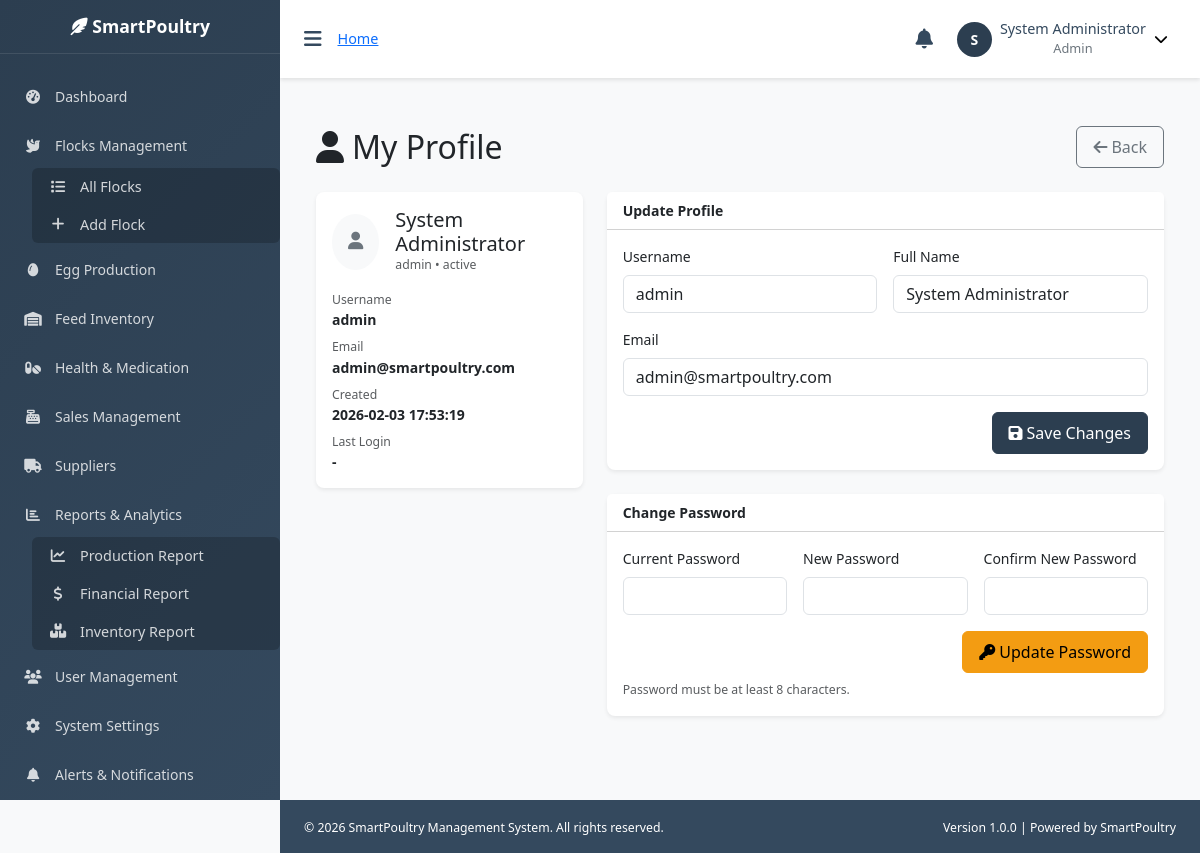
The page /pages/profile.php (signed in) on the database its author committed.
### tables this page shows
CREATE TABLE users (
    id INT PRIMARY KEY AUTO_INCREMENT,
    username VARCHAR(50) UNIQUE NOT NULL,
    password VARCHAR(255) NOT NULL,
    full_name VARCHAR(100) NOT NULL,
    email VARCHAR(100),
    phone VARCHAR(20),
    role ENUM('admin', 'manager', 'worker') DEFAULT 'worker',
    created_at TIMESTAMP DEFAULT CURRENT_TIMESTAMP,
    updated_at TIMESTAMP NULL DEFAULT CURRENT_TIMESTAMP ON UPDATE CURRENT_TIMESTAMP,
    last_login TIMESTAMP NULL,
    status ENUM('active', 'inactive') DEFAULT 'active'
);

### includes/auth.php (called while the page is built, shortened)
<?php
require_once __DIR__ . '/config.php';
class Auth {
    public function isLoggedIn() {
        return true;
    }
}
$auth = new Auth($pdo);
function getCurrentUser() {
    global $auth;
    if ($auth->isLoggedIn()) {
        return [
            'id' => $_SESSION['user_id'] ?? null,
            'full_name' => $_SESSION['full_name'] ?? '',
            'email' => $_SESSION['email'] ?? '',
            'role' => $_SESSION['role'] ?? 'worker'
        ];
    }
    return null;
}
?>

### pages/profile.php (the view, shortened to what this page needs)
<?php
require_once '../includes/config.php';
require_once '../includes/auth.php';
$user_id = (int)($_SESSION['user_id'] ?? 0);
$stmt = $pdo->prepare("SELECT id, username, full_name, email, role, created_at, last_login, status, password FROM users WHERE id = ? LIMIT 1");
$stmt->execute([$user_id]);
$user = $stmt->fetch();
include '../includes/header.php';
?>
<div class="container-fluid py-4">
    <div class="d-flex justify-content-between align-items-center mb-4">
        <h2 class="mb-0"><i class="fas fa-user me-2"></i>My Profile</h2>
        <a class="btn btn-outline-secondary" href="dashboard.php"><i class="fas fa-arrow-left me-1"></i>Back</a>
    </div>
    <div class="row g-4">
        <div class="col-lg-4">
            <div class="card shadow-sm">
                <div class="card-body">
                    <div class="d-flex align-items-center gap-3 mb-3">
                        <div class="rounded-circle bg-light d-flex align-items-center justify-content-center" style="width:56px;height:56px;">
                        </div>
                        <div>
                            <div class="h5 mb-0"><?= htmlspecialchars($user['full_name']) ?></div>
                            <div class="text-muted small"><?= htmlspecialchars($user['role']) ?> • <?= htmlspecialchars($user['status']) ?></div>
                        </div>
                    </div>
                    <div class="small text-muted">Username</div>
                    <div class="mb-2 fw-semibold"><?= htmlspecialchars($user['username']) ?></div>
                    <div class="small text-muted">Email</div>
                    <div class="mb-2 fw-semibold"><?= htmlspecialchars($user['email'] ?? '-') ?></div>
                    <div class="small text-muted">Created</div>
                    <div class="mb-2 fw-semibold"><?= htmlspecialchars($user['created_at']) ?></div>
                    <div class="small text-muted">Last Login</div>
                    <div class="fw-semibold"><?= htmlspecialchars($user['last_login'] ?? '-') ?></div>
                </div>
            </div>
        </div>
        <div class="col-lg-8">
            <div class="card shadow-sm mb-4">
                <div class="card-header bg-white"><strong>Update Profile</strong></div>
                <div class="card-body">
                    <form method="POST" class="row g-3">
                        <div class="col-md-6">
                            <label class="form-label">Username</label>
                            <input name="username" class="form-control" value="<?= htmlspecialchars($user['username']) ?>" required>
                        </div>
                        <div class="col-md-6">
                            <label class="form-label">Full Name</label>
                            <input name="full_name" class="form-control" value="<?= htmlspecialchars($user['full_name']) ?>" required>
                        </div>
                        <div class="col-md-12">
                            <label class="form-label">Email</label>
                            <input type="email" name="email" class="form-control" value="<?= htmlspecialchars($user['email'] ?? '') ?>" placeholder="name@example.com">
                        </div>
                        <div class="col-12 d-flex justify-content-end">
                            <button class="btn btn-primary" type="submit"><i class="fas fa-save me-1"></i>Save Changes</button>
                        </div>
                    </form>
                </div>
            </div>
            <div class="card shadow-sm">
                <div class="card-header bg-white"><strong>Change Password</strong></div>
                <div class="card-body">
                    <form method="POST" class="row g-3">
                        <div class="col-md-4">
                            <label class="form-label">Current Password</label>
                            <input type="password" name="current_password" class="form-control" required>
                        </div>
                        <div class="col-md-4">
                            <label class="form-label">New Password</label>
                            <input type="password" name="new_password" class="form-control" minlength="8" required>
                        </div>
                        <div class="col-md-4">
                            <label class="form-label">Confirm New Password</label>
                            <input type="password" name="confirm_password" class="form-control" minlength="8" required>
                        </div>
                        <div class="col-12 d-flex justify-content-end">
                            <button class="btn btn-warning" type="submit"><i class="fas fa-key me-1"></i>Update Password</button>
                        </div>
                    </form>
                    <div class="small text-muted mt-2">Password must be at least 8 characters.</div>
                </div>
            </div>
        </div>
    </div>
</div>
<?php include '../includes/footer.php'; ?>

### includes/header.php (shortened to what this page needs)
<?php
require_once __DIR__ . '/config.php';
require_once __DIR__ . '/auth.php';
$current_user = getCurrentUser();
$current_page = basename($_SERVER['PHP_SELF'], '.php');
$sidebar_collapsed_default = false;
if ($current_user) {
    try {
        $pdo->exec("CREATE TABLE IF NOT EXISTS user_settings (
            id INT PRIMARY KEY AUTO_INCREMENT,
            user_id INT NOT NULL,
            setting_key VARCHAR(100) NOT NULL,
            setting_value TEXT,
            updated_at TIMESTAMP DEFAULT CURRENT_TIMESTAMP ON UPDATE CURRENT_TIMESTAMP,
            UNIQUE KEY uniq_user_setting (user_id, setting_key),
            FOREIGN KEY (user_id) REFERENCES users(id) ON DELETE CASCADE
        )");
        $pref = $pdo->prepare("SELECT setting_value FROM user_settings WHERE user_id = ? AND setting_key = 'sidebar_collapsed_default' LIMIT 1");
        $pref->execute([$current_user['id']]);
        $val = $pref->fetchColumn();
        $sidebar_collapsed_default = ($val === '1' || strtolower((string)$val) === 'true');
    } catch (PDOException $e) {
        $sidebar_collapsed_default = false;
    }
}
?>
<!DOCTYPE html>
<html lang="en">
<head>
    <link href="https://cdn.jsdelivr.net/npm/bootstrap@5.3.0/dist/css/bootstrap.min.css" rel="stylesheet">
    <link rel="stylesheet" href="https://cdnjs.cloudflare.com/ajax/libs/font-awesome/6.4.0/css/all.min.css">
</head>
<body>
    <div class="wrapper">
        <nav class="sidebar<?php echo $sidebar_collapsed_default ? ' collapsed' : ''; ?>" id="sidebar">
            <div class="sidebar-header">
                <h4><i class="fas fa-feather-alt"></i> SmartPoultry</h4>
            </div>
            <div class="nav-menu">
                <div class="nav-item">
                    <a href="<?php echo APP_URL; ?>pages/dashboard.php" class="nav-link <?php echo $current_page == 'dashboard' ? 'active' : ''; ?>">
                        <i class="fas fa-tachometer-alt"></i>
                        <span>Dashboard</span>
                    </a>
                </div>
                <div class="nav-item">
                    <a href="<?php echo APP_URL; ?>pages/flocks/list_flocks.php" class="nav-link <?php echo in_array($current_page, ['list_flocks', 'add_flock', 'edit_flock']) ? 'active' : ''; ?>">
                        <i class="fas fa-dove"></i>
                        <span>Flocks Management</span>
                    </a>
                    <div class="nav-submenu">
                        <a href="<?php echo APP_URL; ?>pages/flocks/list_flocks.php" class="nav-link">
                            <i class="fas fa-list"></i> <span>All Flocks</span>
                        </a>
                        <a href="<?php echo APP_URL; ?>pages/flocks/add_flock.php" class="nav-link">
                            <i class="fas fa-plus"></i> <span>Add Flock</span>
                        </a>
                    </div>
                </div>
                <div class="nav-item">
                    <a href="<?php echo APP_URL; ?>pages/production/egg_production.php" class="nav-link <?php echo in_array($current_page, ['egg_production', 'add_production']) ? 'active' : ''; ?>">
                        <i class="fas fa-egg"></i>
                        <span>Egg Production</span>
                    </a>
                </div>
                <div class="nav-item">
                    <a href="<?php echo APP_URL; ?>pages/inventory/feed_inventory.php" class="nav-link <?php echo in_array($current_page, ['feed_inventory', 'add_feed']) ? 'active' : ''; ?>">
                        <i class="fas fa-warehouse"></i>
                        <span>Feed Inventory</span>
                    </a>
                </div>
                <div class="nav-item">
                    <a href="<?php echo APP_URL; ?>pages/medication/medication.php" class="nav-link <?php echo in_array($current_page, ['medication', 'add_medication']) ? 'active' : ''; ?>">
                        <i class="fas fa-pills"></i>
                        <span>Health & Medication</span>
                    </a>
                </div>
                <div class="nav-item">
                    <a href="<?php echo APP_URL; ?>pages/sales/sales.php" class="nav-link <?php echo in_array($current_page, ['sales', 'add_sale']) ? 'active' : ''; ?>">
                        <i class="fas fa-cash-register"></i>
                        <span>Sales Management</span>
                    </a>
                </div>
                <div class="nav-item">
                    <a href="<?php echo APP_URL; ?>pages/suppliers/suppliers.php" class="nav-link <?php echo in_array($current_page, ['suppliers', 'add_supplier']) ? 'active' : ''; ?>">
                        <i class="fas fa-truck"></i>
                        <span>Suppliers</span>
                    </a>
                </div>
                <div class="nav-item">
                    <a href="<?php echo APP_URL; ?>pages/reports/reports.php" class="nav-link <?php echo $current_page == 'reports' ? 'active' : ''; ?>">
                        <i class="fas fa-chart-bar"></i>
                        <span>Reports & Analytics</span>
                    </a>
                    <div class="nav-submenu">
                        <a href="<?php echo APP_URL; ?>pages/reports/production_report.php" class="nav-link">
                            <i class="fas fa-chart-line"></i> <span>Production Report</span>
                        </a>
                        <a href="<?php echo APP_URL; ?>pages/reports/financial_report.php" class="nav-link">
                            <i class="fas fa-dollar-sign"></i> <span>Financial Report</span>
                        </a>
                        <a href="<?php echo APP_URL; ?>pages/reports/inventory_report.php" class="nav-link">
                            <i class="fas fa-boxes"></i> <span>Inventory Report</span>
                        </a>
                    </div>
                </div>
                <?php if ($current_user && $current_user['role'] == 'admin'): ?>
                <div class="nav-item">
                    <a href="<?php echo APP_URL; ?>admin/users.php" class="nav-link <?php echo $current_page == 'users' ? 'active' : ''; ?>">
                        <i class="fas fa-users"></i>
                        <span>User Management</span>
                    </a>
                </div>
                <div class="nav-item">
                    <a href="<?php echo APP_URL; ?>admin/settings.php" class="nav-link <?php echo $current_page == 'settings' ? 'active' : ''; ?>">
                        <i class="fas fa-cog"></i>
                        <span>System Settings</span>
                    </a>
                </div>
                <?php endif; ?>
                <div class="nav-item">
                    <a href="<?php echo APP_URL; ?>pages/alerts.php" class="nav-link <?php echo $current_page == 'alerts' ? 'active' : ''; ?>">
                        <i class="fas fa-bell"></i>
                        <span>Alerts & Notifications</span>
                    </a>
                </div>
            </div>
        </nav>
        <div class="main-content" id="main-content">
            <nav class="top-navbar">
                <div class="navbar-left">
                    <button class="sidebar-toggle" onclick="toggleSidebar()">
                        <i class="fas fa-bars"></i>
                    </button>
                    <nav aria-label="breadcrumb">
                        <ol class="breadcrumb">
                            <li class="breadcrumb-item"><a href="<?php echo APP_URL; ?>pages/dashboard.php">Home</a></li>
                        </ol>
                    </nav>
                </div>
                <div class="navbar-right">
                    <a class="notification-bell" title="Notifications" href="<?php echo APP_URL; ?>pages/alerts.php" aria-label="Notifications">
                        <i class="fas fa-bell"></i>
                    </a>
                    <div class="user-dropdown dropdown">
                        <button class="user-info" data-bs-toggle="dropdown">
                            <div class="user-avatar">
                                <?php echo $current_user ? strtoupper(substr($current_user['full_name'], 0, 1)) : 'U'; ?>
                            </div>
                            <div class="user-details">
                                <h6><?php echo $current_user['full_name'] ?? 'User'; ?></h6>
                                <small><?php echo ucfirst($current_user['role'] ?? 'Role'); ?></small>
                            </div>
                            <i class="fas fa-chevron-down ms-2"></i>
                        </button>
                    </div>
                </div>
            </nav>
            <div class="page-content">

### rows shown on the page
users: full_name "S", full_name "System Administrator", role "Admin", role "admin", status "active", username "admin", email "admin@smartpoultry.com", created_at "2026-02-03 17:53:19", last_login "-"

### other values the page prints
APP_NAME "SmartPoultry Management System"
APP_VERSION "1.0.0"
